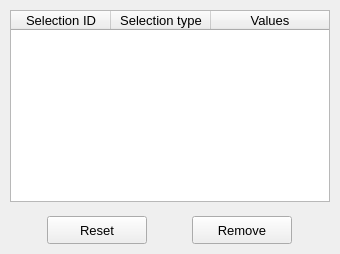
        <widget class="QWidget" name="tab_list">
         <attribute name="title">
          <string>List</string>
         </attribute>
         <layout class="QGridLayout" name="gridLayout_9">
          <property name="leftMargin">
           <number>10</number>
          </property>
          <property name="topMargin">
           <number>10</number>
          </property>
          <property name="rightMargin">
           <number>10</number>
          </property>
          <property name="bottomMargin">
           <number>4</number>
          </property>
          <property name="horizontalSpacing">
           <number>2</number>
          </property>
          <property name="verticalSpacing">
           <number>8</number>
          </property>
          <item row="1" column="0">
           <widget class="QFrame" name="frame_3">
            <property name="minimumSize">
             <size>
              <width>320</width>
              <height>40</height>
             </size>
            </property>
            <property name="maximumSize">
             <size>
              <width>16777215</width>
              <height>40</height>
             </size>
            </property>
            <property name="frameShape">
             <enum>QFrame::NoFrame</enum>
            </property>
            <property name="frameShadow">
             <enum>QFrame::Raised</enum>
            </property>
            <layout class="QGridLayout" name="gridLayout_8">
             <property name="leftMargin">
              <number>4</number>
             </property>
             <property name="topMargin">
              <number>4</number>
             </property>
             <property name="rightMargin">
              <number>4</number>
             </property>
             <property name="bottomMargin">
              <number>4</number>
             </property>
             <property name="horizontalSpacing">
              <number>12</number>
             </property>
             <item row="0" column="0">
              <widget class="QPushButton" name="pushButton_reset">
               <property name="minimumSize">
                <size>
                 <width>100</width>
                 <height>28</height>
                </size>
               </property>
               <property name="maximumSize">
                <size>
                 <width>100</width>
                 <height>28</height>
                </size>
               </property>
               <property name="font">
                <font>
                 <family>MS Shell Dlg 2</family>
                 <pointsize>10</pointsize>
                 <weight>50</weight>
                 <italic>false</italic>
                 <bold>false</bold>
                </font>
               </property>
               <property name="styleSheet">
                <string notr="true"/>
               </property>
               <property name="text">
                <string>Reset</string>
               </property>
              </widget>
             </item>
             <item row="0" column="1">
              <widget class="QPushButton" name="pushButton_remove">
               <property name="minimumSize">
                <size>
                 <width>100</width>
                 <height>28</height>
                </size>
               </property>
               <property name="maximumSize">
                <size>
                 <width>100</width>
                 <height>28</height>
                </size>
               </property>
               <property name="font">
                <font>
                 <family>MS Shell Dlg 2</family>
                 <pointsize>10</pointsize>
                 <weight>50</weight>
                 <italic>false</italic>
                 <bold>false</bold>
                </font>
               </property>
               <property name="styleSheet">
                <string notr="true"/>
               </property>
               <property name="text">
                <string>Remove</string>
               </property>
              </widget>
             </item>
            </layout>
           </widget>
          </item>
          <item row="0" column="0">
           <widget class="QTreeWidget" name="treeWidget_mass_source">
            <property name="minimumSize">
             <size>
              <width>320</width>
              <height>0</height>
             </size>
            </property>
            <property name="maximumSize">
             <size>
              <width>16777215</width>
              <height>200</height>
             </size>
            </property>
            <property name="font">
             <font>
              <family>MS Shell Dlg 2</family>
              <pointsize>10</pointsize>
              <italic>false</italic>
             </font>
            </property>
            <property name="toolTip">
             <string>Select a face to remove the previously attributed boundary condition.</string>
            </property>
            <property name="indentation">
             <number>1</number>
            </property>
            <property name="headerHidden">
             <bool>false</bool>
            </property>
            <attribute name="headerHighlightSections">
             <bool>false</bool>
            </attribute>
            <attribute name="headerShowSortIndicator" stdset="0">
             <bool>false</bool>
            </attribute>
            <attribute name="headerStretchLastSection">
             <bool>true</bool>
            </attribute>
            <column>
             <property name="text">
              <string>Selection ID</string>
             </property>
             <property name="textAlignment">
              <set>AlignCenter</set>
             </property>
            </column>
            <column>
             <property name="text">
              <string>Selection type</string>
             </property>
             <property name="textAlignment">
              <set>AlignCenter</set>
             </property>
            </column>
            <column>
             <property name="text">
              <string>Values</string>
             </property>
             <property name="textAlignment">
              <set>AlignCenter</set>
             </property>
            </column>
           </widget>
          </item>
         </layout>
        </widget>
